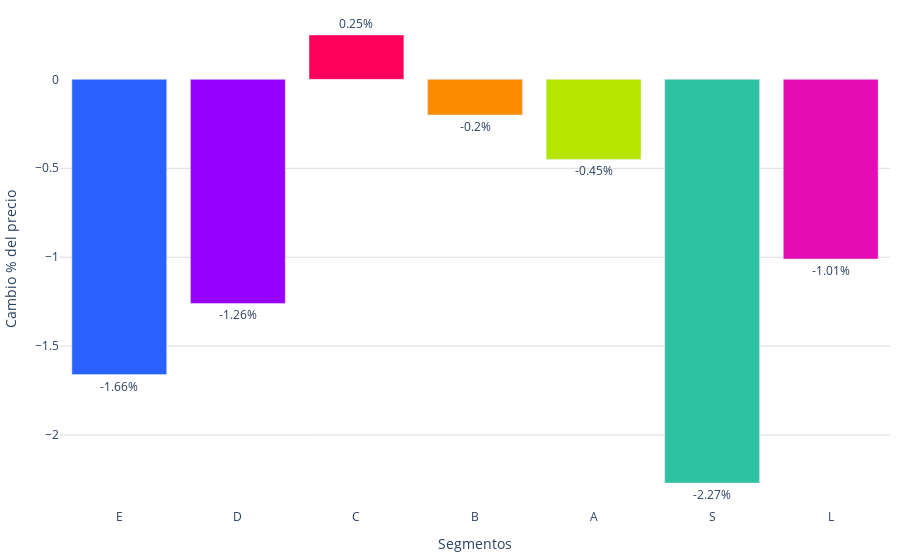

The cell this chart's notebook holds for it:
### Markdown cell above
## Gráfica

### Code cell
colores = ['#2962ff', '#9500ff', '#ff0059', '#ff8c00', '#b4e600', '#2EC2A2','#E50CB6']
orden_segmentos = ['E', 'D', 'C', 'B', 'A', 'S', 'L', 'ELITE']

# Convertir la columna 'letra_segmento' en una categoría con el orden deseado
suma_por_letra_segmento['letra_segmento'] = pd.Categorical(
    suma_por_letra_segmento['letra_segmento'],
    categories=orden_segmentos,
    ordered=True
)

# Ordenar el DataFrame según el orden de los segmentos
suma_por_letra_segmento = suma_por_letra_segmento.sort_values('letra_segmento')

fig = go.Figure()
fig.add_trace(go.Bar(
    x=suma_por_letra_segmento['letra_segmento'],
    y=suma_por_letra_segmento['cambio_porcentual'],
    base=0,
    marker_color=[colores[i % len(colores)] for i in range(len(suma_por_letra_segmento))],  # Usar los colores definidos
    text=suma_por_letra_segmento['cambio_porcentual'],  # Usar los porcentajes como texto
    textposition='outside',  # Mostrar el texto dentro de las barras
    texttemplate='%{text}%',  # Formato del texto
    hoverinfo='none',  # No mostrar información al pasar el cursor
))
fig.update_layout(
    #title='Variación Trimestral de % (2022-2023)',
    xaxis_title='Segmentos',
    yaxis_title='Cambio % del precio',
    yaxis=dict(gridcolor='#dddcda'),
    plot_bgcolor='rgba(0,0,0,0)',margin=dict(l=10, r=10, t=10, b=10),  # Ajusta los márgenes (left, right, top, bottom)        
)
# Exportar gráfica como archivo HTML
def guardar_grafico_como_html(fig, nombre_archivo, carpeta='assets/graficas'):
    # Crear la carpeta si no existe
    if not os.path.exists(carpeta):
        os.makedirs(carpeta)
       # Configuración para desactivar herramientas no deseadas
    config = {
        'displaylogo': False,  # Ocultar el logo de Plotly
        'modeBarButtonsToRemove': [
            'toImage',       # Botón para guardar como imagen
            'select2d',      # Box select
            'lasso2d',       # Lasso select
            'resetScale2d',  # Reset Axes
        ]
    }
    # Gráfica como archivo HTML en la carpeta especificada
    pio.write_html(fig, f'{carpeta}/{nombre_archivo}.html', config=config)


# Exportar
guardar_grafico_como_html(fig, 'g_bar_precio_segmento_tendencias', carpeta='assets/graficas')
fig.show()

### Figure 1 — Plotly figure (JSON) as saved in the notebook; plotly's stock layout.template omitted (floating-point values rounded to 4 significant figures)
{"data": [{"base": 0, "hoverinfo": "none", "marker": {"color": ["#2962ff", "#9500ff", "#ff0059", "#ff8c00", "#b4e600", "#2EC2A2", "#E50CB6"]}, "text": [-1.66, -1.26, 0.25, -0.2, -0.45, -2.27, -1.01], "textposition": "outside", "texttemplate": "%{text}%", "type": "bar", "x": ["E", "D", "C", "B", "A", "S", "L"], "y": [-1.66, -1.26, 0.25, -0.2, -0.45, -2.27, -1.01]}], "layout": {"margin": {"b": 10, "l": 10, "r": 10, "t": 10}, "plot_bgcolor": "rgba(0,0,0,0)", "xaxis": {"title": {"text": "Segmentos"}}, "yaxis": {"gridcolor": "#dddcda", "title": {"text": "Cambio % del precio"}}}}
